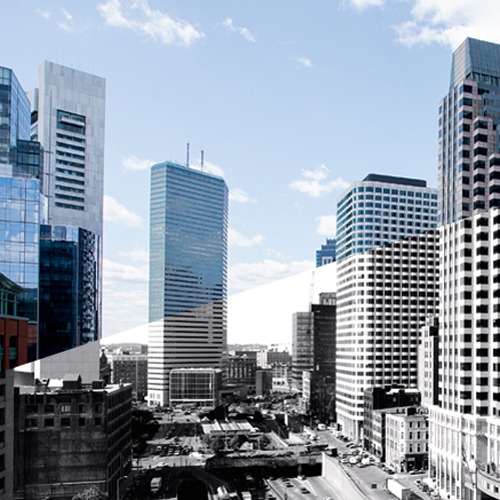
#> input picture photos/boston.jpg, 500 x 500 px
$ python cv16.py
#> lines starting #> are read from the running program, lines starting #| are printed output that depends on the picture; after the words box and inside, x2 and y2 are one past the last pixel; in counts of white or black regions, pixels touching at a corner belong together
#Gradients and Edges

import cv2 as cv
import numpy as np

img = cv.imread('photos/boston.jpg')
#> img is the input picture: shape (500, 500, 3); mean B, G, R 168.4, 154.6, 143.7

gray = cv.cvtColor(img, cv.COLOR_BGR2GRAY)
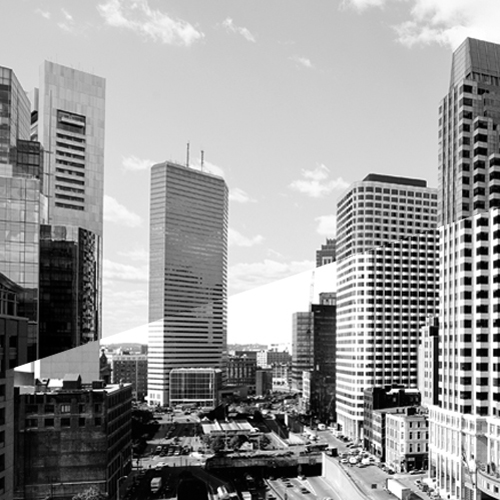
#> gray: shape (500, 500); min 0, max 255, mean 152.9

#Laplacian
lap = cv.Laplacian(gray, cv.CV_64F)
lap = np.uint8(np.absolute(lap))
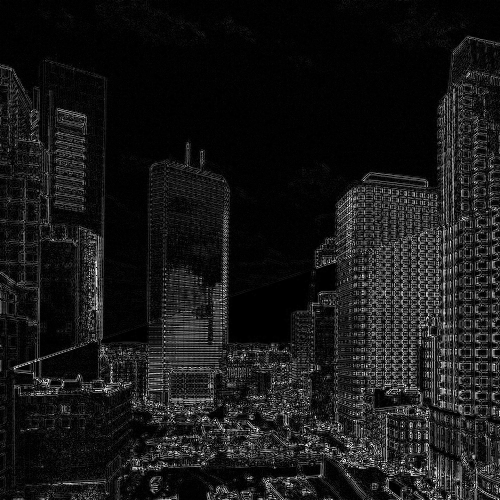
#> lap: shape (500, 500); min 0, max 255, mean 23.9
cv.imshow('Lap', lap)

#Sobel
sobelx = cv.Sobel(gray, cv.CV_64F, 1, 0)
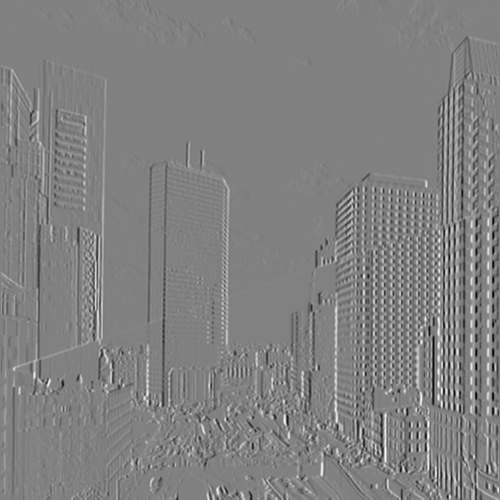
#> sobelx: shape (500, 500) float64; min -1002, max 978, mean 0.2; drawn with min black and max white
sobely = cv.Sobel(gray, cv.CV_64F, 0, 1)
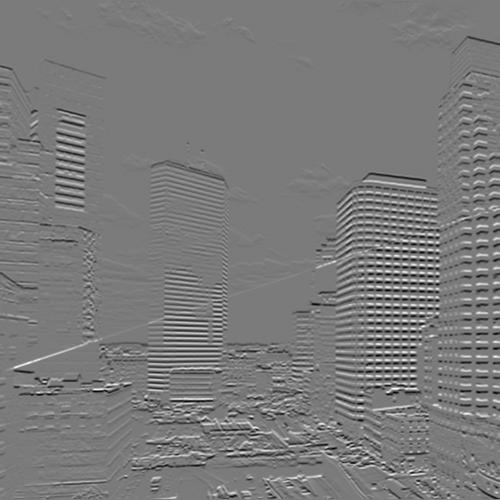
#> sobely: shape (500, 500) float64; min -937, max 1003, mean -1.8; drawn with min black and max white
combined_sobel = cv.bitwise_or(sobelx,sobely)
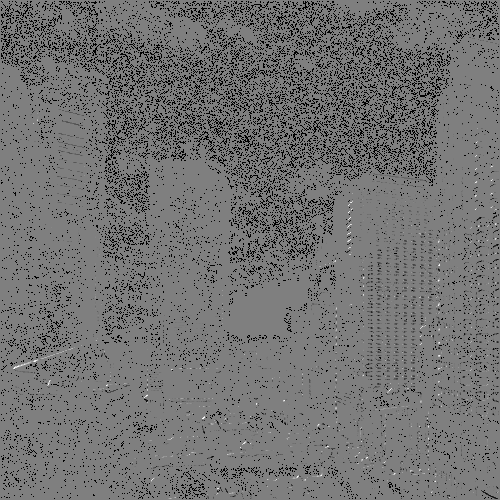
#> combined_sobel: shape (500, 500) float64; 9.66% of the values are NaN or infinite; the others: min -130944, max 130944, mean -802; drawn with min black, max white, NaN and infinite black
#cv.imshow('sobel_x',sobelx)
#cv.imshow('sobel_y',sobely)
cv.imshow('Combined',combined_sobel)
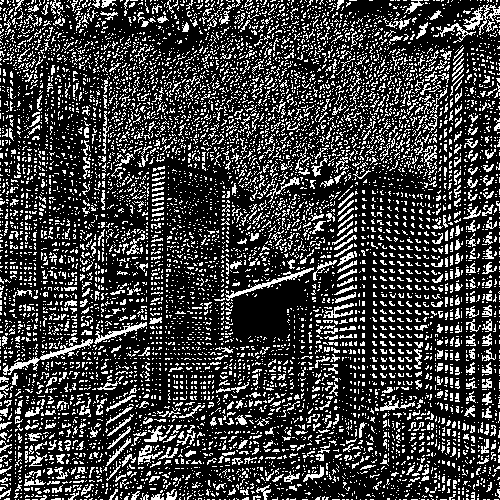
#> window 'Combined': shape (500, 500); 24.3% white in thin lines or dots

canny = cv.Canny(gray, 150, 175)
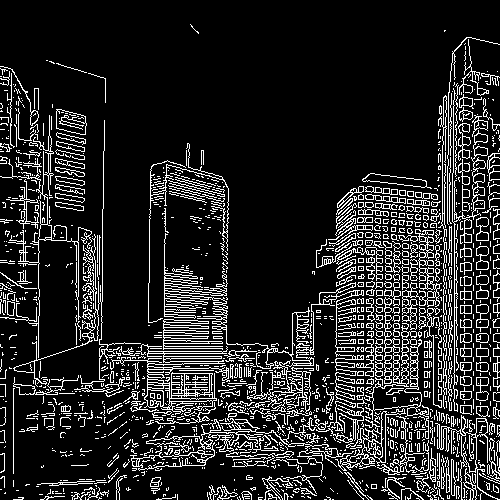
#> canny: shape (500, 500); 14.6% white in thin lines or dots
cv.imshow('Canny', canny)

cv.waitKey(0)

$ run again, with photos/dog-large.jpg copied over photos/boston.jpg
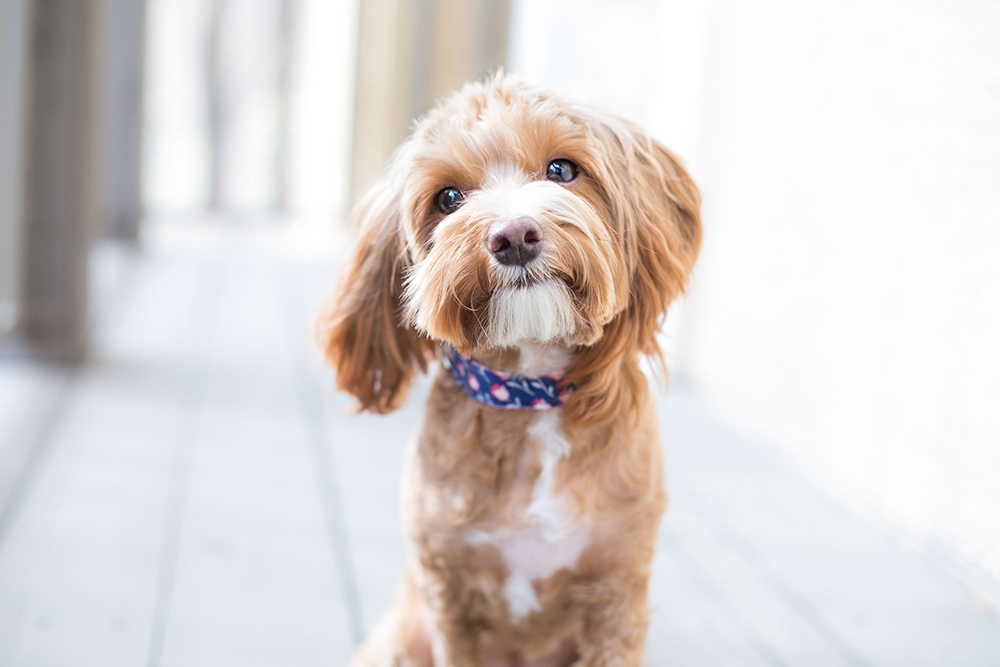
#> input picture photos/dog-large.jpg, 1000 x 667 px
#> img is the input picture: shape (667, 1000, 3); mean B, G, R 209.1, 211.2, 217.6
#> `cv.imshow('Combined',combined_sobel)`:
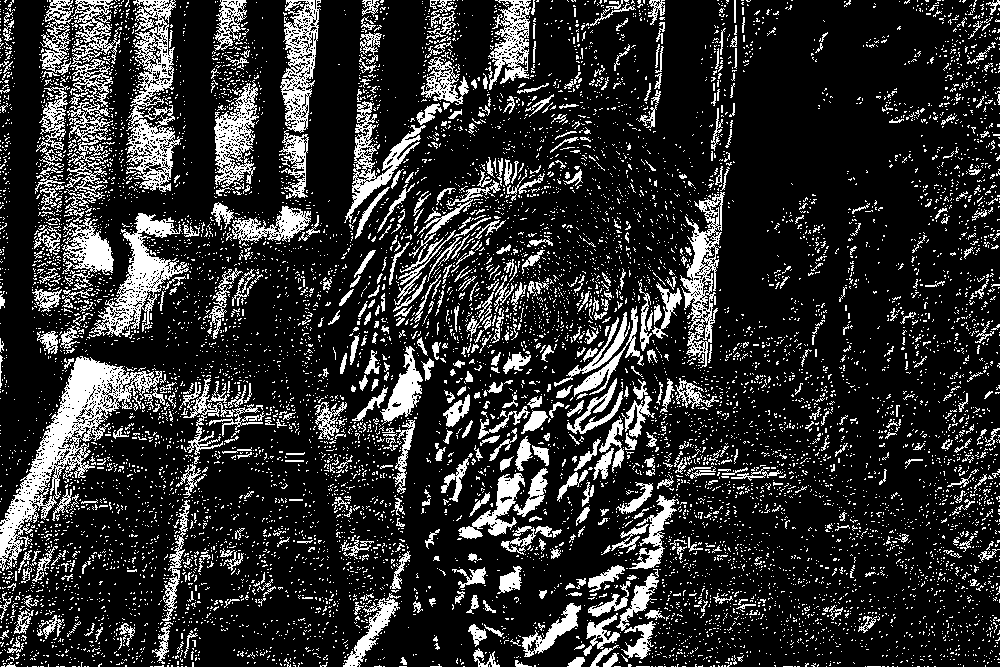
#> window 'Combined': shape (667, 1000); 18.4% white; 9336 white regions (8715 under 20 px), largest, box (x1, y1, x2, y2) and area: (0, 356, 165, 571) 7801, (126, 0, 183, 192) 4368, (89, 213, 189, 337) 3633
#> `canny = cv.Canny(gray, 150, 175)`:
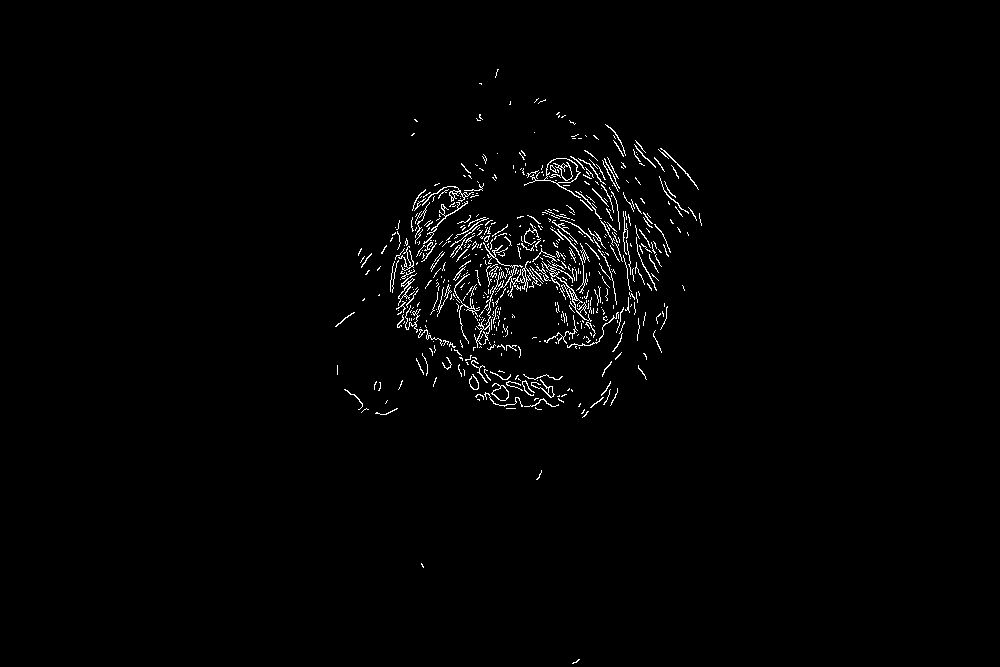
#> canny: shape (667, 1000); 1.4% white in thin lines or dots, all inside (x1, y1, x2, y2) = (335, 69, 702, 664)

$ run again, with photos/dog2.jpg copied over photos/boston.jpg
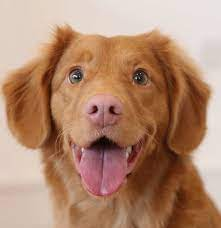
#> input picture photos/dog2.jpg, 221 x 228 px
#> img is the input picture: shape (228, 221, 3); mean B, G, R 112.5, 137, 177.2
#> `cv.imshow('Combined',combined_sobel)`:
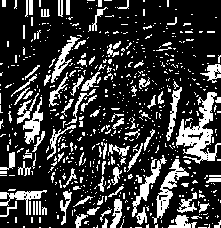
#> window 'Combined': shape (228, 221); 22.5% white; 650 white regions (547 under 20 px), largest, box (x1, y1, x2, y2) and area: (176, 92, 221, 164) 1220, (152, 159, 189, 224) 596, (132, 155, 167, 217) 428
#> `canny = cv.Canny(gray, 150, 175)`:
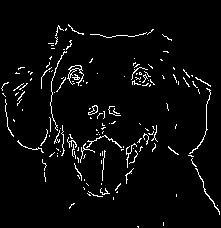
#> canny: shape (228, 221); 3.8% white in thin lines or dots, all inside (x1, y1, x2, y2) = (1, 24, 220, 228)
